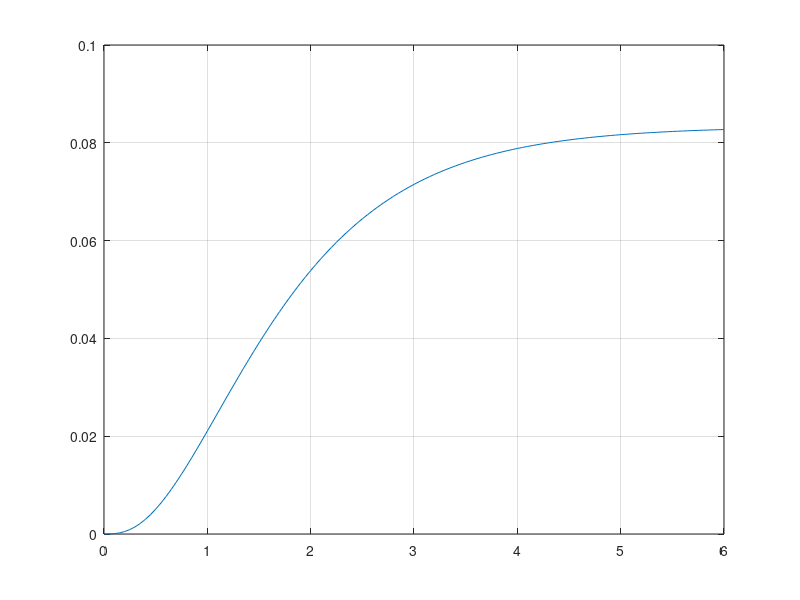

This figure's MATLAB source:
t = 0:0.05:6;
resp_esc = (1/12) - (1/4)*exp(-t) + (1/4)*exp(-2.*t) - (1/12)*exp(-3.*t);
plot(t,resp_esc);
axis([0 6 0 0.1])
grid();